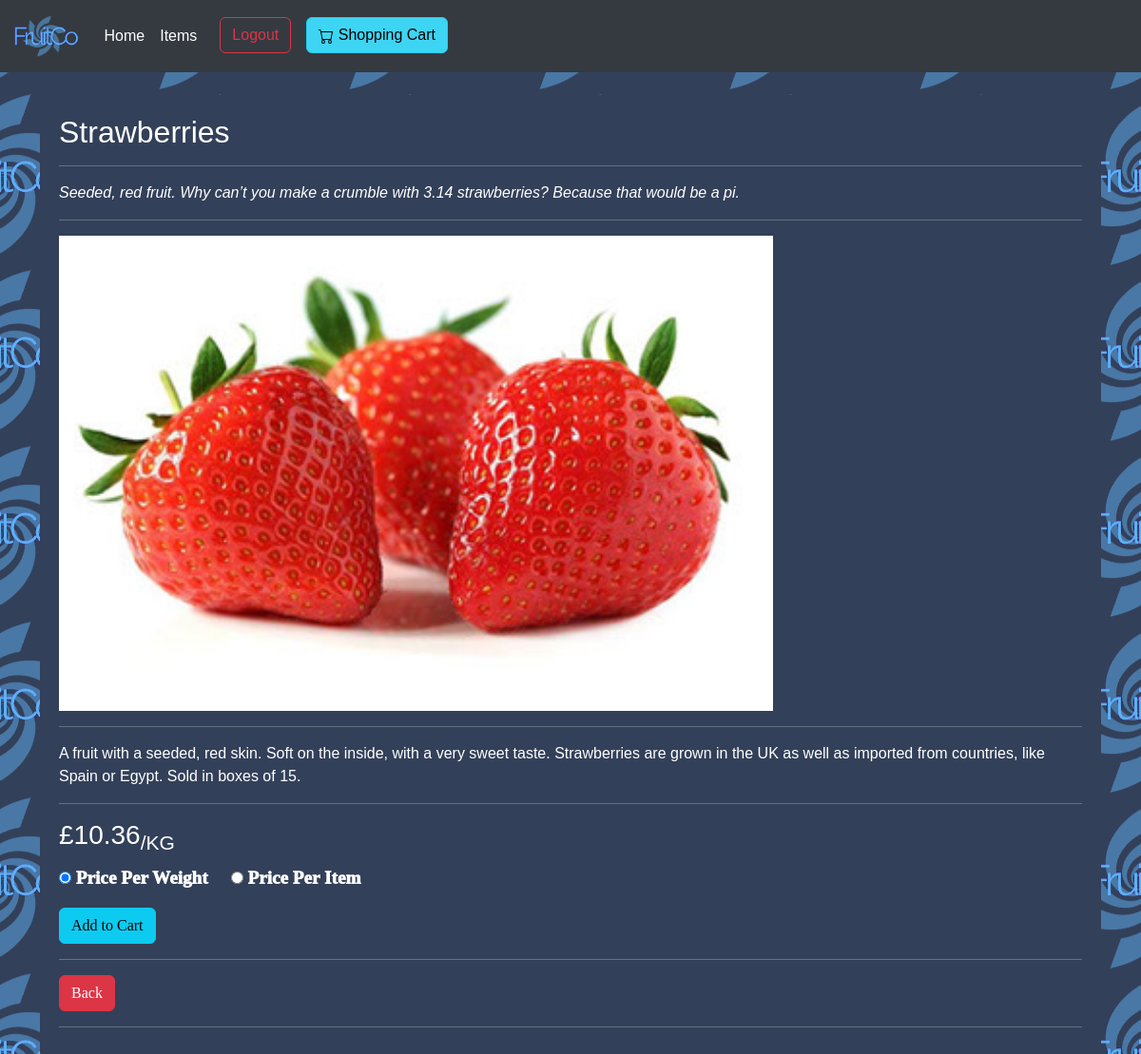
The app's page /itempage/2 (signed in) with its own data.
### shop.py (models this page shows, shortened)
class Items(db.Model):
    id = db.Column(db.Integer(), primary_key=True)
    item = db.Column(db.String(50), unique=True)
    price_pw = db.Column(db.Float(5))
    price_pi = db.Column(db.Float(5))
    short_desc = db.Column(db.String(100))
    long_desc = db.Column(db.String(200))
    environmental = db.Column(db.Integer())
    image = db.Column(db.String(200))
    filename = db.Column(db.String(100))

### shop.py (the view)
@app.route('/itempage/<string:id>')
def itempage(id):
    item = Items.query.get_or_404(id)
    return render_template('itempage.html', item=item)

### shop.py (called while the page is built)
@lm.user_loader
def load_user(id):
    return UserLogin.query.get(int(id))

### 22057083_website.zip/templates/itempage.html (shortened to what this page needs)
{% extends 'base.html' %}
{% block content %}
<br/>
<div class="credentials-container">
    <h2>{{ item.item }}</h2>
    <hr>
    <i>{{ item.short_desc }}</i>
    <hr>
    <img src="{{ url_for('static', filename=item.filename) }}" alt="{{ item.item }}", height="500px", width="auto">
    <hr>
    <p>{{ item.long_desc }}</p>
    <hr>
    <h3 id="{{ item.item }}" style="float: left;">£{{ item.price_pw }}<sub>/KG</sub></h3>
    <br/><br/>
    <form method="POST" action="/add_to_cart/{{item.id}}">
    <div class="index-form">
      <div class="info">
        <input type="radio"
          name="{{ item.item }}"
          id="{{ item.item }}pw"
          value="{{ item.price_pw }}"
          onClick="perWeight('{{ item.item }}', '{{ item.price_pw }}', '{{ item.short_desc }}', '{{ item.filename }}')" checked="checked">
        <label for="{{ item.item }}pw"><p>Price Per Weight</p></label>&emsp;
        <input type="radio"
          name="{{ item.item }}"
          id="{{ item.item }}pi"
          value="{{ item.price_pi }}"
          onClick="perItem('{{ item.item }}', '{{ item.price_pi }}', '{{ item.short_desc }}', '{{ item.filename }}')">
        <label for="{{ item.item }}pi"><p>Price Per Item</p></label>
        <br/>
        <button type="submit" class="btn btn-info">Add to Cart</button>
      </div>
    </form>
    <hr>
    <a class="btn btn-danger" href="{{ url_for('index') }}">Back</a>
    </div>
    <hr>
{% endblock %}

### static/stylesheet.css (style rules this page uses)
#body { background-color: #334059; color: white; font-family: 'Franklin Gothic Medium', 'Arial Narrow', Arial, sans-serif; background-image: url('FruitCo_background.png'); background-position: center; }
h2 { font-family: 'Trebuchet MS', 'Lucida Sans Unicode', 'Lucida Grande', 'Lucida Sans', Arial, sans-serif; }
.index-form { font-family: 'Franklin Gothic Medium'; }
.credentials-container { background-color: #334059; border-radius: 10px; padding: 20px; }
.info { font-family: 'Franklin Gothic Medium'; font-weight: 1000; font-size: larger; }

### records on screen
Items: item "Strawberries", short_desc "Seeded, red fruit. Why can’t you make a crumble with 3.14 strawberries? Because that would be a pi.", filename (picture), long_desc "A fruit with a seeded, red skin. Soft on the inside, with a very sweet taste. Strawberries are grown in the UK as well as imported from countries, like Spain or Egypt. Sold in boxes of 15.", price_pw "10.36"
